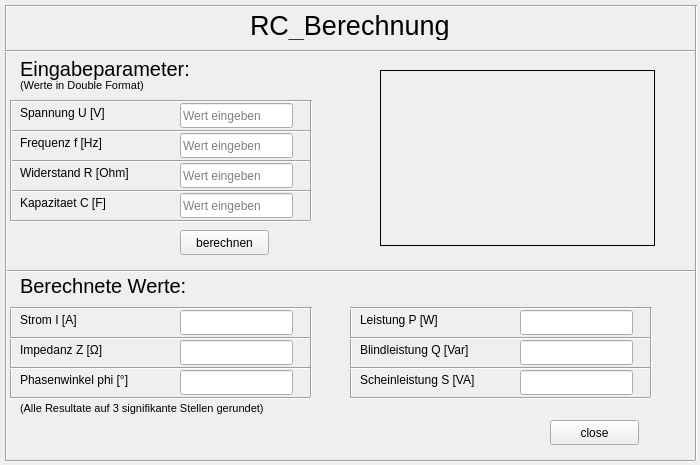
<?xml version="1.0" encoding="UTF-8"?>
<ui version="4.0">
 <class>BerechnungRC</class>
 <widget class="QWidget" name="BerechnungRC">
  <property name="geometry">
   <rect>
    <x>0</x>
    <y>0</y>
    <width>700</width>
    <height>465</height>
   </rect>
  </property>
  <property name="windowTitle">
   <string>Form</string>
  </property>
  <widget class="QLabel" name="title">
   <property name="geometry">
    <rect>
     <x>250</x>
     <y>10</y>
     <width>221</width>
     <height>30</height>
    </rect>
   </property>
   <property name="font">
    <font>
     <pointsize>20</pointsize>
    </font>
   </property>
   <property name="text">
    <string>RC_Berechnung</string>
   </property>
  </widget>
  <widget class="QPushButton" name="pushButton">
   <property name="geometry">
    <rect>
     <x>550</x>
     <y>420</y>
     <width>89</width>
     <height>25</height>
    </rect>
   </property>
   <property name="text">
    <string>close</string>
   </property>
  </widget>
  <widget class="QLabel" name="pictureRL">
   <property name="geometry">
    <rect>
     <x>380</x>
     <y>70</y>
     <width>275</width>
     <height>176</height>
    </rect>
   </property>
   <property name="frameShape">
    <enum>QFrame::Box</enum>
   </property>
   <property name="frameShadow">
    <enum>QFrame::Plain</enum>
   </property>
   <property name="text">
    <string/>
   </property>
   <property name="pixmap">
    <pixmap resource="Res.qrc">:/res/pictures/RC.png</pixmap>
   </property>
   <property name="scaledContents">
    <bool>true</bool>
   </property>
  </widget>
  <widget class="QLabel" name="spannungTxt">
   <property name="geometry">
    <rect>
     <x>20</x>
     <y>103</y>
     <width>150</width>
     <height>20</height>
    </rect>
   </property>
   <property name="text">
    <string>Spannung U [V]</string>
   </property>
  </widget>
  <widget class="QLabel" name="frequenzTxt">
   <property name="geometry">
    <rect>
     <x>20</x>
     <y>133</y>
     <width>150</width>
     <height>20</height>
    </rect>
   </property>
   <property name="text">
    <string>Frequenz f [Hz]</string>
   </property>
  </widget>
  <widget class="QLabel" name="widerstandTxt">
   <property name="geometry">
    <rect>
     <x>20</x>
     <y>163</y>
     <width>150</width>
     <height>20</height>
    </rect>
   </property>
   <property name="text">
    <string>Widerstand R [Ohm]</string>
   </property>
  </widget>
  <widget class="QLabel" name="kapazitaetTxt">
   <property name="geometry">
    <rect>
     <x>20</x>
     <y>193</y>
     <width>150</width>
     <height>20</height>
    </rect>
   </property>
   <property name="text">
    <string>Kapazitaet C [F]</string>
   </property>
  </widget>
  <widget class="QLabel" name="eingabeTxt">
   <property name="geometry">
    <rect>
     <x>20</x>
     <y>53</y>
     <width>181</width>
     <height>31</height>
    </rect>
   </property>
   <property name="font">
    <font>
     <pointsize>15</pointsize>
    </font>
   </property>
   <property name="text">
    <string>Eingabeparameter:</string>
   </property>
  </widget>
  <widget class="QLineEdit" name="spannungIn">
   <property name="geometry">
    <rect>
     <x>180</x>
     <y>103</y>
     <width>113</width>
     <height>25</height>
    </rect>
   </property>
   <property name="readOnly">
    <bool>false</bool>
   </property>
   <property name="placeholderText">
    <string>Wert eingeben</string>
   </property>
  </widget>
  <widget class="QLineEdit" name="frequenzIn">
   <property name="geometry">
    <rect>
     <x>180</x>
     <y>133</y>
     <width>113</width>
     <height>25</height>
    </rect>
   </property>
   <property name="placeholderText">
    <string>Wert eingeben</string>
   </property>
  </widget>
  <widget class="QLineEdit" name="widerstandIn">
   <property name="geometry">
    <rect>
     <x>180</x>
     <y>163</y>
     <width>113</width>
     <height>25</height>
    </rect>
   </property>
   <property name="placeholderText">
    <string>Wert eingeben</string>
   </property>
  </widget>
  <widget class="QLineEdit" name="kapazitaetIn">
   <property name="geometry">
    <rect>
     <x>180</x>
     <y>193</y>
     <width>113</width>
     <height>25</height>
    </rect>
   </property>
   <property name="placeholderText">
    <string>Wert eingeben</string>
   </property>
  </widget>
  <widget class="QLabel" name="ausgabeTxt">
   <property name="geometry">
    <rect>
     <x>20</x>
     <y>270</y>
     <width>181</width>
     <height>31</height>
    </rect>
   </property>
   <property name="font">
    <font>
     <pointsize>15</pointsize>
    </font>
   </property>
   <property name="text">
    <string>Berechnete Werte:</string>
   </property>
  </widget>
  <widget class="Line" name="line">
   <property name="geometry">
    <rect>
     <x>10</x>
     <y>100</y>
     <width>300</width>
     <height>3</height>
    </rect>
   </property>
   <property name="orientation">
    <enum>Qt::Horizontal</enum>
   </property>
  </widget>
  <widget class="Line" name="line_2">
   <property name="geometry">
    <rect>
     <x>10</x>
     <y>160</y>
     <width>300</width>
     <height>3</height>
    </rect>
   </property>
   <property name="orientation">
    <enum>Qt::Horizontal</enum>
   </property>
  </widget>
  <widget class="Line" name="line_3">
   <property name="geometry">
    <rect>
     <x>10</x>
     <y>220</y>
     <width>300</width>
     <height>3</height>
    </rect>
   </property>
   <property name="orientation">
    <enum>Qt::Horizontal</enum>
   </property>
  </widget>
  <widget class="Line" name="line_4">
   <property name="geometry">
    <rect>
     <x>10</x>
     <y>190</y>
     <width>300</width>
     <height>3</height>
    </rect>
   </property>
   <property name="orientation">
    <enum>Qt::Horizontal</enum>
   </property>
  </widget>
  <widget class="Line" name="line_5">
   <property name="geometry">
    <rect>
     <x>10</x>
     <y>130</y>
     <width>300</width>
     <height>3</height>
    </rect>
   </property>
   <property name="orientation">
    <enum>Qt::Horizontal</enum>
   </property>
  </widget>
  <widget class="Line" name="line_6">
   <property name="geometry">
    <rect>
     <x>310</x>
     <y>100</y>
     <width>3</width>
     <height>120</height>
    </rect>
   </property>
   <property name="orientation">
    <enum>Qt::Vertical</enum>
   </property>
  </widget>
  <widget class="Line" name="line_7">
   <property name="geometry">
    <rect>
     <x>10</x>
     <y>100</y>
     <width>3</width>
     <height>120</height>
    </rect>
   </property>
   <property name="orientation">
    <enum>Qt::Vertical</enum>
   </property>
  </widget>
  <widget class="QLabel" name="impedanzTxt">
   <property name="geometry">
    <rect>
     <x>20</x>
     <y>340</y>
     <width>150</width>
     <height>20</height>
    </rect>
   </property>
   <property name="text">
    <string>Impedanz Z [Ω]</string>
   </property>
  </widget>
  <widget class="Line" name="line_8">
   <property name="geometry">
    <rect>
     <x>10</x>
     <y>307</y>
     <width>3</width>
     <height>90</height>
    </rect>
   </property>
   <property name="orientation">
    <enum>Qt::Vertical</enum>
   </property>
  </widget>
  <widget class="QLineEdit" name="phasenwinkelOut">
   <property name="geometry">
    <rect>
     <x>180</x>
     <y>370</y>
     <width>113</width>
     <height>25</height>
    </rect>
   </property>
   <property name="readOnly">
    <bool>true</bool>
   </property>
  </widget>
  <widget class="QLineEdit" name="impedanzOut">
   <property name="geometry">
    <rect>
     <x>180</x>
     <y>340</y>
     <width>113</width>
     <height>25</height>
    </rect>
   </property>
   <property name="readOnly">
    <bool>true</bool>
   </property>
  </widget>
  <widget class="Line" name="line_9">
   <property name="geometry">
    <rect>
     <x>10</x>
     <y>367</y>
     <width>300</width>
     <height>3</height>
    </rect>
   </property>
   <property name="orientation">
    <enum>Qt::Horizontal</enum>
   </property>
  </widget>
  <widget class="Line" name="line_10">
   <property name="geometry">
    <rect>
     <x>10</x>
     <y>307</y>
     <width>300</width>
     <height>3</height>
    </rect>
   </property>
   <property name="orientation">
    <enum>Qt::Horizontal</enum>
   </property>
  </widget>
  <widget class="Line" name="line_11">
   <property name="geometry">
    <rect>
     <x>10</x>
     <y>337</y>
     <width>300</width>
     <height>3</height>
    </rect>
   </property>
   <property name="orientation">
    <enum>Qt::Horizontal</enum>
   </property>
  </widget>
  <widget class="QLabel" name="stromTxt">
   <property name="geometry">
    <rect>
     <x>20</x>
     <y>310</y>
     <width>150</width>
     <height>20</height>
    </rect>
   </property>
   <property name="text">
    <string>Strom I [A]</string>
   </property>
  </widget>
  <widget class="QLabel" name="phasenwinkelTxt">
   <property name="geometry">
    <rect>
     <x>20</x>
     <y>370</y>
     <width>150</width>
     <height>20</height>
    </rect>
   </property>
   <property name="text">
    <string>Phasenwinkel phi [°]</string>
   </property>
  </widget>
  <widget class="Line" name="line_12">
   <property name="geometry">
    <rect>
     <x>310</x>
     <y>307</y>
     <width>3</width>
     <height>90</height>
    </rect>
   </property>
   <property name="orientation">
    <enum>Qt::Vertical</enum>
   </property>
  </widget>
  <widget class="QLineEdit" name="stromOut">
   <property name="geometry">
    <rect>
     <x>180</x>
     <y>310</y>
     <width>113</width>
     <height>25</height>
    </rect>
   </property>
   <property name="contextMenuPolicy">
    <enum>Qt::PreventContextMenu</enum>
   </property>
   <property name="autoFillBackground">
    <bool>true</bool>
   </property>
   <property name="readOnly">
    <bool>true</bool>
   </property>
  </widget>
  <widget class="Line" name="line_13">
   <property name="geometry">
    <rect>
     <x>10</x>
     <y>397</y>
     <width>300</width>
     <height>3</height>
    </rect>
   </property>
   <property name="orientation">
    <enum>Qt::Horizontal</enum>
   </property>
  </widget>
  <widget class="QLineEdit" name="blindleistungOut">
   <property name="geometry">
    <rect>
     <x>520</x>
     <y>340</y>
     <width>113</width>
     <height>25</height>
    </rect>
   </property>
   <property name="readOnly">
    <bool>true</bool>
   </property>
  </widget>
  <widget class="Line" name="line_14">
   <property name="geometry">
    <rect>
     <x>350</x>
     <y>307</y>
     <width>3</width>
     <height>90</height>
    </rect>
   </property>
   <property name="orientation">
    <enum>Qt::Vertical</enum>
   </property>
  </widget>
  <widget class="QLineEdit" name="leistungOut">
   <property name="geometry">
    <rect>
     <x>520</x>
     <y>310</y>
     <width>113</width>
     <height>25</height>
    </rect>
   </property>
   <property name="readOnly">
    <bool>true</bool>
   </property>
  </widget>
  <widget class="Line" name="line_15">
   <property name="geometry">
    <rect>
     <x>350</x>
     <y>397</y>
     <width>300</width>
     <height>3</height>
    </rect>
   </property>
   <property name="orientation">
    <enum>Qt::Horizontal</enum>
   </property>
  </widget>
  <widget class="QLabel" name="blindleistungTxt">
   <property name="geometry">
    <rect>
     <x>360</x>
     <y>340</y>
     <width>150</width>
     <height>20</height>
    </rect>
   </property>
   <property name="text">
    <string>Blindleistung Q [Var]</string>
   </property>
  </widget>
  <widget class="Line" name="line_16">
   <property name="geometry">
    <rect>
     <x>350</x>
     <y>367</y>
     <width>300</width>
     <height>3</height>
    </rect>
   </property>
   <property name="orientation">
    <enum>Qt::Horizontal</enum>
   </property>
  </widget>
  <widget class="QLineEdit" name="scheinleistungOut">
   <property name="geometry">
    <rect>
     <x>520</x>
     <y>370</y>
     <width>113</width>
     <height>25</height>
    </rect>
   </property>
   <property name="readOnly">
    <bool>true</bool>
   </property>
  </widget>
  <widget class="Line" name="line_17">
   <property name="geometry">
    <rect>
     <x>350</x>
     <y>307</y>
     <width>300</width>
     <height>3</height>
    </rect>
   </property>
   <property name="orientation">
    <enum>Qt::Horizontal</enum>
   </property>
  </widget>
  <widget class="Line" name="line_18">
   <property name="geometry">
    <rect>
     <x>350</x>
     <y>337</y>
     <width>300</width>
     <height>3</height>
    </rect>
   </property>
   <property name="orientation">
    <enum>Qt::Horizontal</enum>
   </property>
  </widget>
  <widget class="Line" name="line_19">
   <property name="geometry">
    <rect>
     <x>650</x>
     <y>307</y>
     <width>3</width>
     <height>90</height>
    </rect>
   </property>
   <property name="orientation">
    <enum>Qt::Vertical</enum>
   </property>
  </widget>
  <widget class="QLabel" name="leistungTxt">
   <property name="geometry">
    <rect>
     <x>360</x>
     <y>310</y>
     <width>150</width>
     <height>20</height>
    </rect>
   </property>
   <property name="text">
    <string>Leistung P [W]</string>
   </property>
  </widget>
  <widget class="QLabel" name="scheinleistungTxt">
   <property name="geometry">
    <rect>
     <x>360</x>
     <y>370</y>
     <width>150</width>
     <height>20</height>
    </rect>
   </property>
   <property name="text">
    <string>Scheinleistung S [VA]</string>
   </property>
  </widget>
  <widget class="Line" name="line_20">
   <property name="geometry">
    <rect>
     <x>5</x>
     <y>270</y>
     <width>690</width>
     <height>3</height>
    </rect>
   </property>
   <property name="font">
    <font>
     <pointsize>18</pointsize>
     <weight>75</weight>
     <bold>true</bold>
    </font>
   </property>
   <property name="orientation">
    <enum>Qt::Horizontal</enum>
   </property>
  </widget>
  <widget class="Line" name="line_21">
   <property name="geometry">
    <rect>
     <x>5</x>
     <y>5</y>
     <width>690</width>
     <height>3</height>
    </rect>
   </property>
   <property name="font">
    <font>
     <pointsize>18</pointsize>
     <weight>75</weight>
     <bold>true</bold>
    </font>
   </property>
   <property name="orientation">
    <enum>Qt::Horizontal</enum>
   </property>
  </widget>
  <widget class="Line" name="line_22">
   <property name="geometry">
    <rect>
     <x>5</x>
     <y>460</y>
     <width>690</width>
     <height>3</height>
    </rect>
   </property>
   <property name="font">
    <font>
     <pointsize>18</pointsize>
     <weight>75</weight>
     <bold>true</bold>
    </font>
   </property>
   <property name="orientation">
    <enum>Qt::Horizontal</enum>
   </property>
  </widget>
  <widget class="Line" name="line_23">
   <property name="geometry">
    <rect>
     <x>695</x>
     <y>5</y>
     <width>3</width>
     <height>455</height>
    </rect>
   </property>
   <property name="orientation">
    <enum>Qt::Vertical</enum>
   </property>
  </widget>
  <widget class="Line" name="line_24">
   <property name="geometry">
    <rect>
     <x>5</x>
     <y>5</y>
     <width>3</width>
     <height>455</height>
    </rect>
   </property>
   <property name="orientation">
    <enum>Qt::Vertical</enum>
   </property>
  </widget>
  <widget class="Line" name="line_25">
   <property name="geometry">
    <rect>
     <x>5</x>
     <y>50</y>
     <width>690</width>
     <height>3</height>
    </rect>
   </property>
   <property name="font">
    <font>
     <pointsize>18</pointsize>
     <weight>75</weight>
     <bold>true</bold>
    </font>
   </property>
   <property name="orientation">
    <enum>Qt::Horizontal</enum>
   </property>
  </widget>
  <widget class="QPushButton" name="calculate">
   <property name="geometry">
    <rect>
     <x>180</x>
     <y>230</y>
     <width>89</width>
     <height>25</height>
    </rect>
   </property>
   <property name="text">
    <string>berechnen</string>
   </property>
  </widget>
  <widget class="QLabel" name="label">
   <property name="geometry">
    <rect>
     <x>20</x>
     <y>77</y>
     <width>181</width>
     <height>17</height>
    </rect>
   </property>
   <property name="font">
    <font>
     <pointsize>8</pointsize>
    </font>
   </property>
   <property name="text">
    <string>(Werte in Double Format)</string>
   </property>
  </widget>
  <widget class="QLabel" name="label_2">
   <property name="geometry">
    <rect>
     <x>20</x>
     <y>400</y>
     <width>361</width>
     <height>17</height>
    </rect>
   </property>
   <property name="font">
    <font>
     <pointsize>8</pointsize>
    </font>
   </property>
   <property name="text">
    <string>(Alle Resultate auf 3 signifikante Stellen gerundet)</string>
   </property>
  </widget>
 </widget>
 <resources>
  <include location="Res.qrc"/>
 </resources>
 <connections>
  <connection>
   <sender>pushButton</sender>
   <signal>pressed()</signal>
   <receiver>BerechnungRC</receiver>
   <slot>close()</slot>
   <hints>
    <hint type="sourcelabel">
     <x>494</x>
     <y>362</y>
    </hint>
    <hint type="destinationlabel">
     <x>299</x>
     <y>199</y>
    </hint>
   </hints>
  </connection>
 </connections>
</ui>
